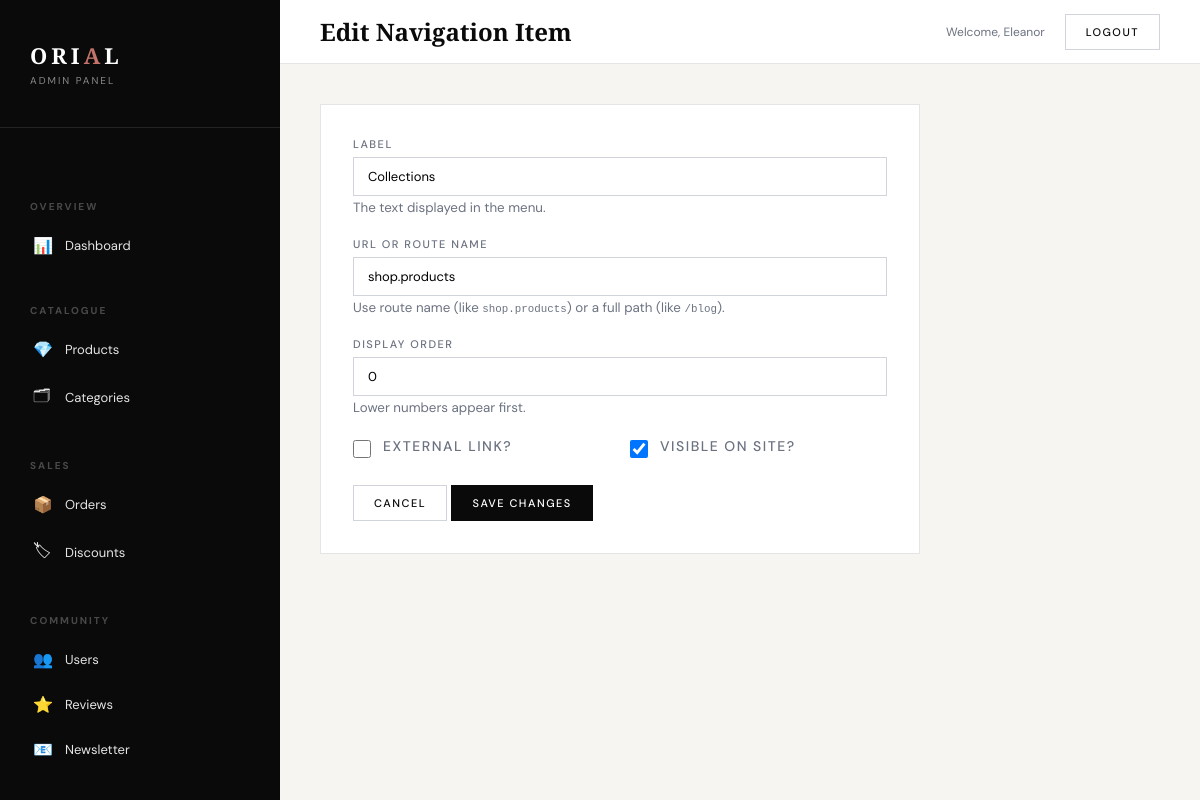
The app's page /admin/navigation/edit/5 (signed in) with its own data.
### app/models.py (models this page shows, shortened)
class User(db.Model, UserMixin):
    __tablename__ = 'users'
    id = db.Column(db.Integer, primary_key=True)
    first_name = db.Column(db.String(80), nullable=False)
    last_name = db.Column(db.String(80), nullable=True)
    email = db.Column(db.String(120), unique=True, nullable=False)
    password_hash = db.Column(db.String(200), nullable=False)
    is_admin = db.Column(db.Boolean, default=False)
    phone = db.Column(db.String(30))
    address_line1 = db.Column(db.String(200))
    address_line2 = db.Column(db.String(200))
    city = db.Column(db.String(100))
    postcode = db.Column(db.String(20))
    country = db.Column(db.String(100), default='United Kingdom')
    created_at = db.Column(db.DateTime, default=datetime.utcnow)
    is_active = db.Column(db.Boolean, default=True)
    orders = db.relationship('Order', backref='customer', lazy=True)
    reviews = db.relationship('Review', backref='author', lazy=True)
    wishlist_items = db.relationship('Wishlist', backref='user', lazy=True)
    cart_items = db.relationship('CartItem', backref='user', lazy=True)

class NavigationItem(db.Model):
    __tablename__ = 'navigation_items'
    id = db.Column(db.Integer, primary_key=True)
    label = db.Column(db.String(100), nullable=False)
    url = db.Column(db.String(2048), nullable=False)  # Can be url_for name or external
    display_order = db.Column(db.Integer, default=0)
    is_external = db.Column(db.Boolean, default=False)
    is_active = db.Column(db.Boolean, default=True)
    created_at = db.Column(db.DateTime, default=datetime.utcnow)

### app/blueprints/admin.py (the view, shortened to what this page needs)
@admin_bp.route('/navigation/edit/<int:id>', methods=['GET', 'POST'])
@login_required
@admin_required
def edit_nav_item(id):
    item = NavigationItem.query.get_or_404(id)
    return render_template('admin/nav_item_form.html', item=item)

### app/blueprints/admin.py (called while the page is built)
def admin_required(f):
    @wraps(f)
    def decorated(*args, **kwargs):
        if not current_user.is_authenticated or not current_user.is_admin:
            flash('Admin access required.', 'danger')
            return redirect(url_for('main.index'))
        return f(*args, **kwargs)
    return decorated

### app/models.py (called while the page is built)
@login_manager.user_loader
def load_user(user_id):
    return User.query.get(int(user_id))

### app/templates/admin/nav_item_form.html (shortened to what this page needs)
{% extends 'admin/base_admin.html' %}
{% block page_title %}{{ 'Edit Navigation Item' if item else 'New Navigation Item' }}{% endblock %}
{% block content %}
<div class="admin-card" style="max-width:600px;">
    <form method="POST">
        <div class="admin-form-group">
            <label class="admin-label">Label</label>
            <input type="text" name="label" class="admin-input" value="{{ item.label if item else '' }}" required
                placeholder="e.g. Rings">
            <small style="color:#6b7280;">The text displayed in the menu.</small>
        </div>
        <div class="admin-form-group">
            <label class="admin-label">URL or Route Name</label>
            <input type="text" name="url" class="admin-input" value="{{ item.url if item else '' }}" required
                placeholder="e.g. shop.products or /about">
            <small style="color:#6b7280;">Use route name (like <code>shop.products</code>) or a full path (like
                <code>/blog</code>).</small>
        </div>
        <div class="admin-form-group">
            <label class="admin-label">Display Order</label>
            <input type="number" name="display_order" class="admin-input"
                value="{{ item.display_order if item else 0 }}">
            <small style="color:#6b7280;">Lower numbers appear first.</small>
        </div>
        <div style="display:grid;grid-template-columns:1fr 1fr;gap:20px;margin-bottom:24px;">
            <div class="admin-form-group" style="margin-bottom:0;display:flex;align-items:center;gap:12px;">
                <input type="checkbox" name="is_external" id="is_external" {{ 'checked' if item and item.is_external
                    else '' }} style="width:18px;height:18px;cursor:pointer;">
                <label for="is_external" style="cursor:pointer;font-size:14px;">External Link?</label>
            </div>
            <div class="admin-form-group" style="margin-bottom:0;display:flex;align-items:center;gap:12px;">
                <input type="checkbox" name="is_active" id="is_active" {{ 'checked' if not item or item.is_active
                    else '' }} style="width:18px;height:18px;cursor:pointer;">
                <label for="is_active" style="cursor:pointer;font-size:14px;">Visible on Site?</label>
            </div>
        </div>
        <div class="admin-form-actions">
            <a href="{{ url_for('admin.navigation') }}" class="admin-btn secondary">Cancel</a>
            <button type="submit" class="admin-btn primary">{{ 'Save Changes' if item else 'Create Item' }}</button>
        </div>
    </form>
</div>
{% endblock %}

### app/templates/admin/base_admin.html (shortened to what this page needs)
<!DOCTYPE html>
<html lang="en">
<head>
    <link rel="stylesheet" href="{{ url_for('static', filename='css/style.css') }}">
</head>
<body>
    <div class="admin-layout">
        <aside class="admin-sidebar">
            <div class="admin-sidebar-logo">
                <a href="{{ url_for('admin.dashboard') }}">ORI<span>A</span>L</a>
                <small>Admin Panel</small>
            </div>
            <nav class="admin-nav">
                <div class="admin-nav-section">Overview</div>
                <a href="{{ url_for('admin.dashboard') }}"
                    class="{{ 'active' if request.endpoint == 'admin.dashboard' }}">
                    <span class="icon">📊</span> Dashboard
                </a>
                <div class="admin-nav-section">Catalogue</div>
                <a href="{{ url_for('admin.products') }}" class="{{ 'active' if 'product' in request.endpoint }}">
                    <span class="icon">💎</span> Products
                </a>
                <a href="{{ url_for('admin.categories') }}" class="{{ 'active' if 'categor' in request.endpoint }}">
                    <span class="icon">🗂</span> Categories
                </a>
                <div class="admin-nav-section">Sales</div>
                <a href="{{ url_for('admin.orders') }}" class="{{ 'active' if 'order' in request.endpoint }}">
                    <span class="icon">📦</span> Orders
                </a>
                <a href="{{ url_for('admin.discounts') }}" class="{{ 'active' if 'discount' in request.endpoint }}">
                    <span class="icon">🏷</span> Discounts
                </a>
                <div class="admin-nav-section">Community</div>
                <a href="{{ url_for('admin.users') }}" class="{{ 'active' if 'user' in request.endpoint }}">
                    <span class="icon">👥</span> Users
                </a>
                <a href="{{ url_for('admin.reviews') }}" class="{{ 'active' if 'review' in request.endpoint }}">
                    <span class="icon">⭐</span> Reviews
                </a>
                <a href="{{ url_for('admin.newsletter_list') }}"
                    class="{{ 'active' if 'newsletter' in request.endpoint }}">
                    <span class="icon">📧</span> Newsletter
                </a>
                <div class="admin-nav-section">Config</div>
            </nav>
        </aside>
        <div class="admin-main">
            <div class="admin-topbar">
                <h1>{% block page_title %}Dashboard{% endblock %}</h1>
                <div class="admin-topbar-right">
                    <span style="font-size:12px;color:#6b7280;">Welcome, {{ current_user.first_name }}</span>
                    <a href="{{ url_for('auth.logout') }}" class="admin-btn secondary">Logout</a>
                </div>
            </div>
            <div class="admin-content">{% block content %}{% endblock %}</div>
        </div>
    </div>
</body>
</html>

### records on screen
User: first_name "Eleanor"
NavigationItem: label "Collections", url "shop.products", display_order "0"

### other values on screen
{{ 'Edit Navigation Item' if item else 'New Navigation Item' }} "Edit Navigation Item"
{{ 'Save Changes' if item else 'Create Item' }} "SAVE CHANGES"
